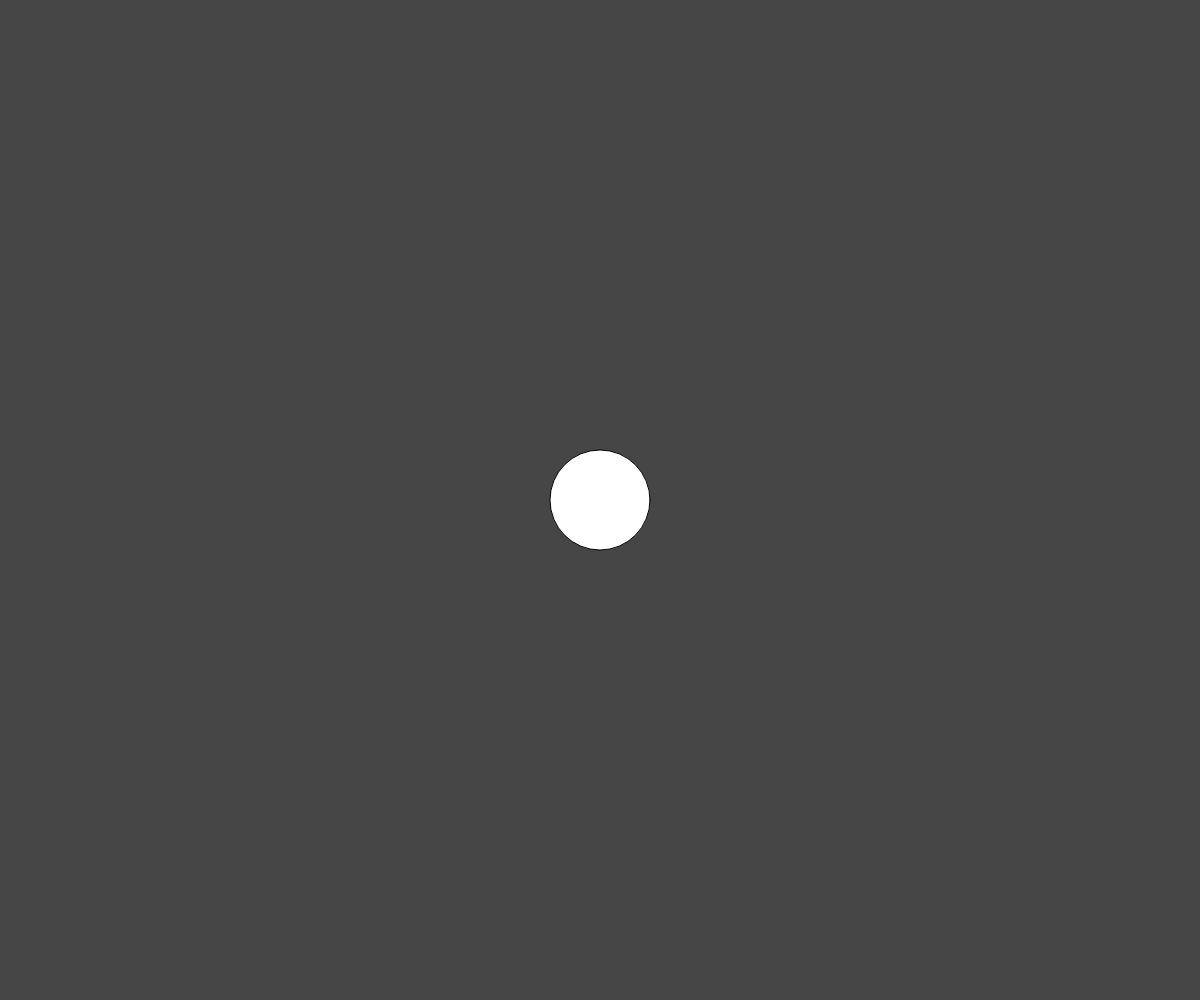
Frame 1 (no input)
Frame 60 (no input): identical to frame 1, image omitted
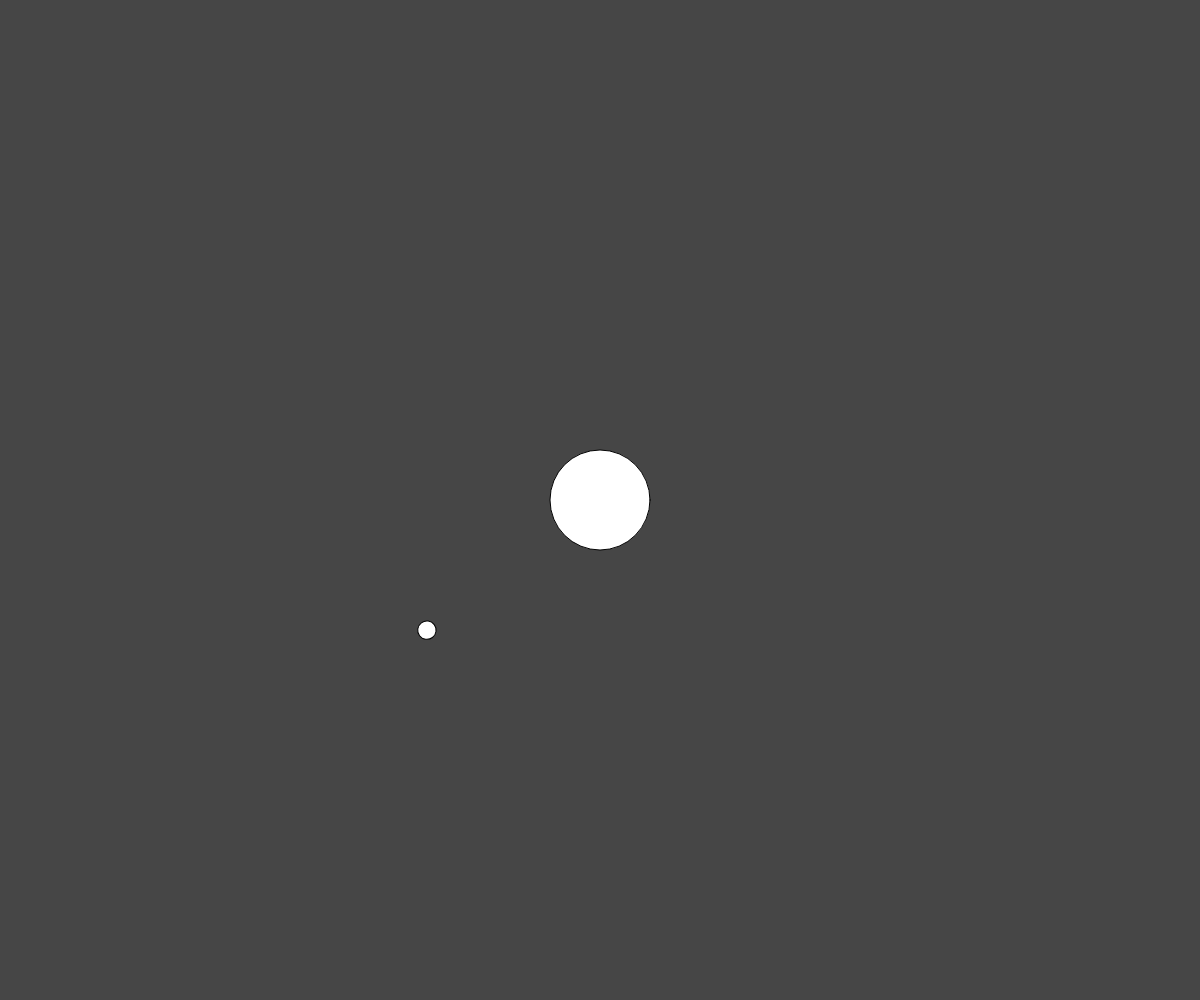
Frame 120 (the mouse pressed at the canvas centre since frame 60)

The p5.js sketch that drew these frames (run headless with seeded random() and noise() and a simulated clock; from frame 60 on, the mouse is pressed at the canvas centre):

// p5.js sketch
// ── sketch.js
// Project Title
// Your Name
// Date
//
// Extra for Experts:
// - describe what you did to take this project "above and beyond"

let myPlanet;

function setup() {
  createCanvas(windowWidth, windowHeight);
  angleMode(DEGREES);
  myPlanet = new Planet(width/2, height/2);

}

function draw() {
  background(70);
  myPlanet.display();
}
function mousePressed(){ 
  //regular click -> add a moon
  // shift click -> reposition the moon

  if(keyIsDown && keyCode === SHIFT){

  }
  else{
    myPlanet.createMoon();
  }
}

function keyPressed(){
  if(keyCode !== SHIFT){
    myPlanet.x = mouseX;
    myPlanet.y = mouseY;
  }
}


class Planet{
  constructor(x,y){
    this.x = x; this.y = y; this.s = 100;
    this.moons = []; 
    this.r = random(255);
    this.g = random(255);
    this.b = random(255);
  }
  
  //class methods

  createMoon(){
    
    this.moons.push(new Moon(this.x,this.y));
  }
  display(){
    
    fill(this.c, this.c, this.c);
    circle(this.x, this.y, this.s = 100);

    for(let m of this.moons){
      m.update(this.x, this.y);
    }
    
  }
} 
class Moon{
  constructor(x,y){
    this.speed = random(1,5);
    this.angle = 0; this.orbitRadius = random (80,250);
    this.s = random(5,50);
    
  }
  display(x,y){
    fill(255);
    push();
    translate(x,y);
    rotate(this.angle);
    circle(this.orbitRadius, 0, this.s);
    pop();
  }
  move(){
    this.angle += this.speed;
  }
  update(x,y){
    //helper function to handle calling the
    // class methods internally
    
    this.move();
    this.display(x,y);
  }
}
